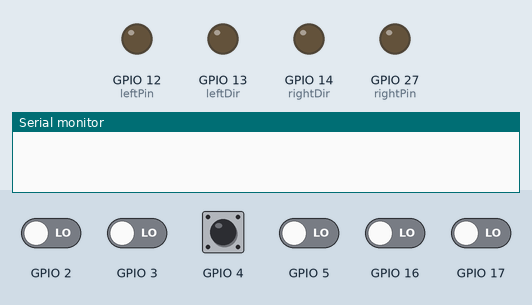
A sketch run on a simulated ESP32. Shown: output pins drawn as LEDs (lit = HIGH), the last lines printed to the serial monitor. The inputs (shaded band) are chosen by the test bench; at power-on: GPIO 2–5, GPIO 16, GPIO 17 LOW.

Above: at 1.2 s.
1.3 s: GPIO 4 pulsed HIGH 2 times (0.12 s each, 0.3 s apart)
At 6.5 s:
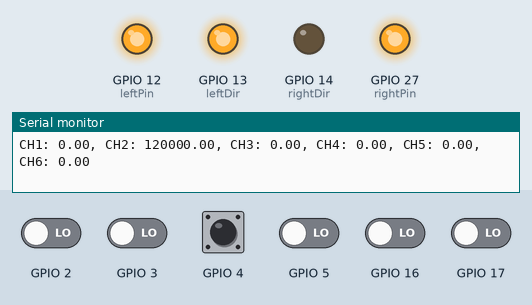
At 12.3 s:
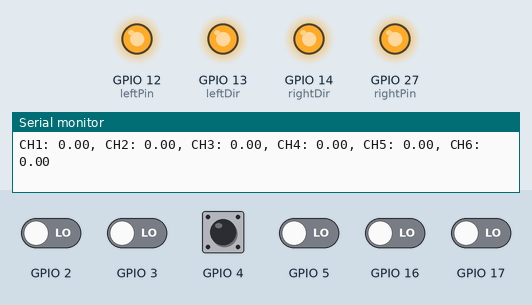
Timing chart, 0 to 13.8 s (numbered marks = the images above; inputs shaded):
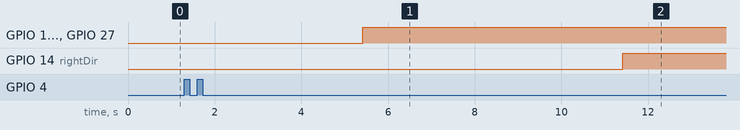

The sketch:

TestESP32-01.ino
```cpp
int leftPin = 12, rightPin = 27, leftDir = 13, rightDir = 14;
float ch1=0, ch2=0, ch3=0, ch4=0, ch5=0, ch6=0;

void setup() {
  Serial.begin(115200);
  ledcSetup(0,5000,8);
  ledcSetup(1,5000,8);
  ledcAttachPin(leftPin,0);
  ledcAttachPin(rightPin,1);
  pinMode(leftDir, OUTPUT);
  pinMode(rightDir, OUTPUT);
}

void loop() {
  ch1 = pulseIn(2, HIGH);
  ch2 = pulseIn(4, HIGH);
  ch3 = pulseIn(5, HIGH);
  ch4 = pulseIn(3, HIGH);
  ch5 = pulseIn(17, HIGH);
  ch6 = pulseIn(16, HIGH);
  Serial.println("CH1: " + String(ch1) + ", CH2: " + String(ch2) + ", CH3: " + String(ch3) + ", CH4: " + String(ch4) + ", CH5: " + String(ch5) + ", CH6: " + String(ch6));

  if(ch3>1550)
  {
    float temp = ((ch3-1550)/450)*200+55;
    ledcWrite(0, temp);
    digitalWrite(leftDir, LOW);
  }
  else if(ch3>1450 & ch3<1550)
  {
    ledcWrite(0, 0);
    digitalWrite(leftDir, LOW);
  }
  else if(ch3<1450)
  {
    float temp = ((ch3-1000)/450)*200+55;
    ledcWrite(0, temp);
    digitalWrite(leftDir, HIGH);
  }

  if(ch2>1550)
  {
    float temp = ((ch2-1550)/450)*200+55;
    ledcWrite(1, temp);
    digitalWrite(rightDir, LOW);
  }
  else if(ch2>1450 & ch2<1550)
  {
    ledcWrite(1, 0);
    digitalWrite(rightDir, LOW);
  }
  else if(ch2<1450)
  {
    float temp = ((ch2-1000)/450)*200+55;
    ledcWrite(1, temp);
    digitalWrite(rightDir, HIGH);
  }

}
```

Measured:
- after the input at 1.3 s, GPIO 12 (leftPin), GPIO 13 (leftDir), GPIO 27 (rightPin): LOW → HIGH after 4.1 s instead of 4.7 s; GPIO 14 (rightDir): LOW → HIGH after 10.1 s instead of 4.7 s
